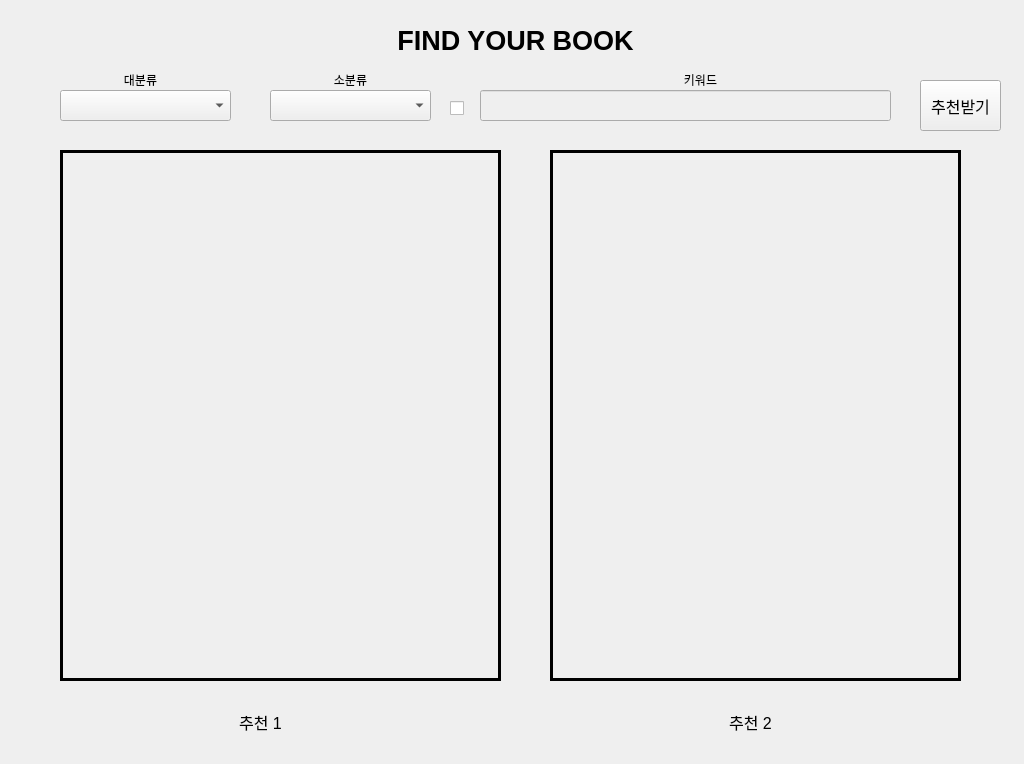
<?xml version="1.0" encoding="UTF-8"?>
<ui version="4.0">
 <class>Form</class>
 <widget class="QWidget" name="Form">
  <property name="geometry">
   <rect>
    <x>0</x>
    <y>0</y>
    <width>1024</width>
    <height>764</height>
   </rect>
  </property>
  <property name="windowTitle">
   <string>Form</string>
  </property>
  <widget class="QLabel" name="apptitle">
   <property name="geometry">
    <rect>
     <x>360</x>
     <y>20</y>
     <width>311</width>
     <height>41</height>
    </rect>
   </property>
   <property name="font">
    <font>
     <pointsize>20</pointsize>
     <weight>75</weight>
     <bold>true</bold>
    </font>
   </property>
   <property name="text">
    <string>FIND YOUR BOOK</string>
   </property>
   <property name="alignment">
    <set>Qt::AlignCenter</set>
   </property>
  </widget>
  <widget class="QComboBox" name="cmb_category">
   <property name="geometry">
    <rect>
     <x>60</x>
     <y>90</y>
     <width>171</width>
     <height>31</height>
    </rect>
   </property>
   <property name="font">
    <font>
     <pointsize>12</pointsize>
    </font>
   </property>
  </widget>
  <widget class="QComboBox" name="cmb_sub">
   <property name="geometry">
    <rect>
     <x>270</x>
     <y>90</y>
     <width>161</width>
     <height>31</height>
    </rect>
   </property>
   <property name="font">
    <font>
     <pointsize>12</pointsize>
    </font>
   </property>
  </widget>
  <widget class="QPushButton" name="btn_result">
   <property name="geometry">
    <rect>
     <x>920</x>
     <y>80</y>
     <width>81</width>
     <height>51</height>
    </rect>
   </property>
   <property name="font">
    <font>
     <pointsize>12</pointsize>
    </font>
   </property>
   <property name="text">
    <string>추천받기</string>
   </property>
  </widget>
  <widget class="QLineEdit" name="le_keyword">
   <property name="enabled">
    <bool>false</bool>
   </property>
   <property name="geometry">
    <rect>
     <x>480</x>
     <y>90</y>
     <width>411</width>
     <height>31</height>
    </rect>
   </property>
   <property name="font">
    <font>
     <pointsize>12</pointsize>
    </font>
   </property>
  </widget>
  <widget class="QLabel" name="lb_linfo">
   <property name="geometry">
    <rect>
     <x>90</x>
     <y>710</y>
     <width>341</width>
     <height>71</height>
    </rect>
   </property>
   <property name="font">
    <font>
     <pointsize>12</pointsize>
    </font>
   </property>
   <property name="text">
    <string>추천 1</string>
   </property>
   <property name="alignment">
    <set>Qt::AlignHCenter|Qt::AlignTop</set>
   </property>
  </widget>
  <widget class="QLabel" name="lb_rinfo">
   <property name="geometry">
    <rect>
     <x>580</x>
     <y>710</y>
     <width>341</width>
     <height>71</height>
    </rect>
   </property>
   <property name="font">
    <font>
     <pointsize>12</pointsize>
    </font>
   </property>
   <property name="text">
    <string>추천 2</string>
   </property>
   <property name="alignment">
    <set>Qt::AlignHCenter|Qt::AlignTop</set>
   </property>
  </widget>
  <widget class="QLabel" name="label_3">
   <property name="geometry">
    <rect>
     <x>100</x>
     <y>70</y>
     <width>81</width>
     <height>20</height>
    </rect>
   </property>
   <property name="text">
    <string>대분류</string>
   </property>
   <property name="alignment">
    <set>Qt::AlignCenter</set>
   </property>
  </widget>
  <widget class="QLabel" name="label_4">
   <property name="geometry">
    <rect>
     <x>310</x>
     <y>70</y>
     <width>81</width>
     <height>20</height>
    </rect>
   </property>
   <property name="text">
    <string>소분류</string>
   </property>
   <property name="alignment">
    <set>Qt::AlignCenter</set>
   </property>
  </widget>
  <widget class="QLabel" name="label_5">
   <property name="geometry">
    <rect>
     <x>640</x>
     <y>70</y>
     <width>121</width>
     <height>20</height>
    </rect>
   </property>
   <property name="text">
    <string>키워드</string>
   </property>
   <property name="alignment">
    <set>Qt::AlignCenter</set>
   </property>
  </widget>
  <widget class="QLabel" name="lbl_result1">
   <property name="geometry">
    <rect>
     <x>60</x>
     <y>150</y>
     <width>441</width>
     <height>531</height>
    </rect>
   </property>
   <property name="frameShape">
    <enum>QFrame::Box</enum>
   </property>
   <property name="lineWidth">
    <number>3</number>
   </property>
   <property name="text">
    <string/>
   </property>
   <property name="scaledContents">
    <bool>true</bool>
   </property>
  </widget>
  <widget class="QLabel" name="lbl_result2">
   <property name="geometry">
    <rect>
     <x>550</x>
     <y>150</y>
     <width>411</width>
     <height>531</height>
    </rect>
   </property>
   <property name="frameShape">
    <enum>QFrame::Box</enum>
   </property>
   <property name="lineWidth">
    <number>3</number>
   </property>
   <property name="text">
    <string/>
   </property>
   <property name="scaledContents">
    <bool>true</bool>
   </property>
  </widget>
  <widget class="QCheckBox" name="checkBox">
   <property name="geometry">
    <rect>
     <x>450</x>
     <y>100</y>
     <width>81</width>
     <height>16</height>
    </rect>
   </property>
   <property name="text">
    <string/>
   </property>
  </widget>
 </widget>
 <resources/>
 <connections/>
</ui>
